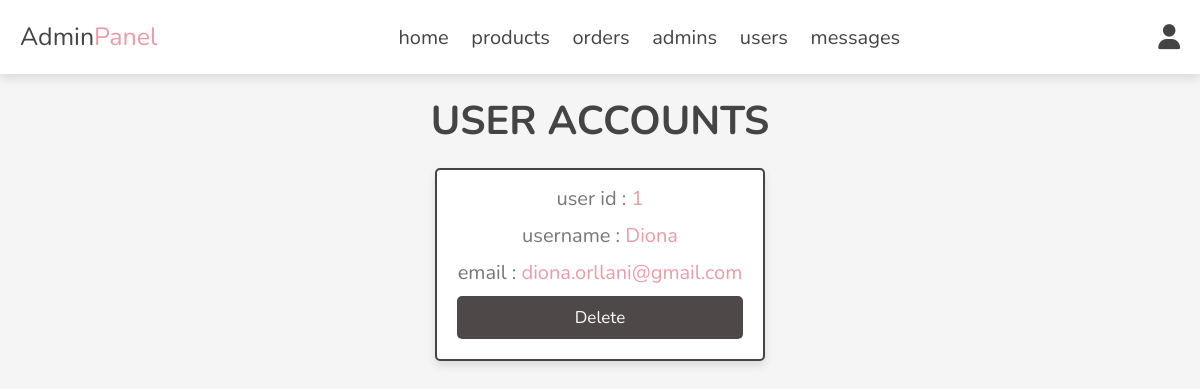
Screenshot of /admin/users_accounts.php (signed in) with the database file from the repository.
### tables this page shows
CREATE TABLE `users` (
  `id` int(100) NOT NULL,
  `name` varchar(20) NOT NULL,
  `email` varchar(50) NOT NULL,
  `password` varchar(50) NOT NULL
);

### admin/users_accounts.php (the view, shortened to what this page needs)
<?php
include '../components/userCRUD.php';
?>
<!DOCTYPE html>
<html lang="en">
<head>
   <link rel="stylesheet" href="https://cdnjs.cloudflare.com/ajax/libs/font-awesome/6.1.1/css/all.min.css">
   <link rel="stylesheet" href="../css/admin_style.css">
</head>
<body>
<?php include '../components/admin_header.php'; ?>
<section class="accounts">
   <h1 class="heading">user accounts</h1>
   <div class="box-container">
   <?php
      $select_accounts = $conn->prepare("SELECT * FROM `users`");
      $select_accounts->execute();
      if($select_accounts->rowCount() > 0){
         while($fetch_accounts = $select_accounts->fetch(PDO::FETCH_ASSOC)){
   ?>
   <div class="box">
      <p> user id : <span><?= $fetch_accounts['id']; ?></span> </p>
      <p> username : <span><?= $fetch_accounts['name']; ?></span> </p>
      <p> email : <span><?= $fetch_accounts['email']; ?></span> </p>
      <a href="users_accounts.php?delete=<?= $fetch_accounts['id']; ?>" onclick="return confirm('delete this account? the user related information will also be delete!')" class="delete-btn">delete</a>
   </div>
   <?php
         }
      }else{
         echo '<p class="empty">no accounts available!</p>';
      }
   ?>
   </div>
</section>
</body>
</html>

### css/admin_style.css (style rules this page uses)
:root { --main-color:rgb(235, 156, 169); --orange:rgb(126, 80, 88); --red:#4e4948; --black:#444; --white:#fff; --light-color:#777; --light-bg:#f5f5f5; --border:.2rem solid var(--black); --box-shadow:0 .5rem 1rem rgba(0,0,0,.1); }
* { font-family: 'Nunito', sans-serif; margin:0; padding:0; box-sizing: border-box; outline: none; border:none; text-decoration: none; }
html { font-size: 62.5%; overflow-x: hidden; }
body { background-color: var(--light-bg); }
section { padding:2rem; max-width: 1200px; margin:0 auto; }
.heading { font-size: 4rem; color:var(--black); margin-bottom: 2rem; text-align: center; text-transform: uppercase; }
.btn, .delete-btn, .option-btn { display: block; width: 100%; margin-top: 1rem; border-radius: .5rem; padding:1rem 3rem; font-size: 1.7rem; text-transform: capitalize; color:var(--white); cursor: pointer; text-align: center; }
.delete-btn { background-color: var(--red); }
.accounts .box-container { display: grid; grid-template-columns: repeat(auto-fit, 33rem); gap:1.5rem; align-items: flex-start; justify-content: center; }
.accounts .box-container .box { padding:2rem; padding-top: .5rem; border-radius: .5rem; text-align: center; border:var(--border); background-color: var(--white); box-shadow: var(--box-shadow); }
.accounts .box-container .box p { font-size: 2rem; color:var(--light-color); margin: 1rem 0; }
.accounts .box-container .box p span { color:var(--main-color); }

### rows the page displays
users: id "1", name "Diona", email "diona.orllani@gmail.com"
